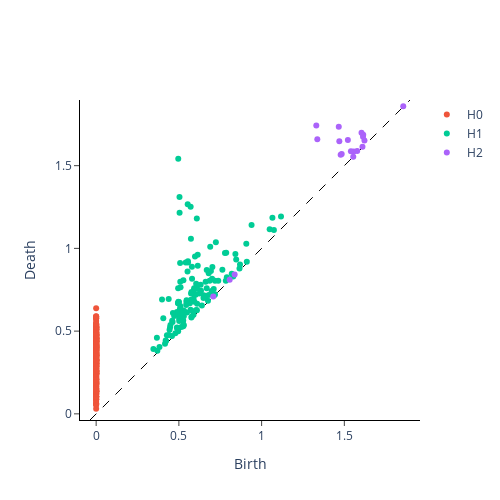

The notebook cell saved with this chart:
### Code cell
plot_diagram(diagrams_basic[-1])

### Figure 1 — Plotly figure (JSON) as saved in the notebook; plotly's stock layout.template omitted (floating-point values rounded to 4 significant figures; data arrays with more than 128 entries replaced by an {"elided": "..."} marker saying what was removed)
{"data": [{"hoverinfo": "none", "line": {"color": "black", "dash": "dash", "width": 1}, "mode": "lines", "showlegend": false, "x": [-0.03719, 1.897], "y": [-0.03719, 1.897], "type": "scatter"}, {"hoverinfo": "text", "hovertext": {"elided": "399 str values"}, "mode": "markers", "name": "H0", "x": {"elided": "399 float values"}, "y": {"elided": "399 float values"}, "type": "scatter"}, {"hoverinfo": "text", "hovertext": {"elided": "136 str values"}, "mode": "markers", "name": "H1", "x": {"elided": "136 float values"}, "y": {"elided": "136 float values"}, "type": "scatter"}, {"hoverinfo": "text", "hovertext": ["(1.8560322523117065, 1.8596446514129639)", "(1.6216157674789429, 1.6520929336547852)", "(1.6141374111175537, 1.686716079711914)", "(1.6128281354904175, 1.6743119955062866)", "(1.6095876693725586, 1.6146503686904907)", "(1.603825569152832, 1.6983747482299805)", "(1.5775736570358276, 1.5884307622909546)", "(1.5567915439605713, 1.5862326622009277)", "(1.5540335178375244, 1.5545525550842285)", "(1.539828896522522, 1.5874570608139038)", "(1.5212626457214355, 1.6553245782852173)", "(1.4839816093444824, 1.5697717666625977)", "(1.4777650833129883, 1.5654478073120117)", "(1.4697353839874268, 1.6476565599441528)", "(1.4663161039352417, 1.7355848550796509)", "(1.3366285562515259, 1.6589308977127075)", "(1.3304773569107056, 1.7430411577224731)", "(0.8370221257209778, 0.8416383266448975)", "(0.807068407535553, 0.8102142214775085)", "(0.7077691555023193, 0.7089197039604187)"], "mode": "markers", "name": "H2", "x": [1.856, 1.622, 1.614, 1.613, 1.61, 1.604, 1.578, 1.557, 1.554, 1.54, 1.521, 1.484, 1.478, 1.47, 1.466, 1.337, 1.33, 0.837, 0.8071, 0.7078], "y": [1.86, 1.652, 1.687, 1.674, 1.615, 1.698, 1.588, 1.586, 1.555, 1.587, 1.655, 1.57, 1.565, 1.648, 1.736, 1.659, 1.743, 0.8416, 0.8102, 0.7089], "type": "scatter"}], "layout": {"xaxis": {"title": {"text": "Birth"}, "side": "bottom", "type": "linear", "range": [-0.03719, 1.897], "autorange": false, "ticks": "outside", "showline": true, "zeroline": true, "linewidth": 1, "linecolor": "black", "mirror": false, "showexponent": "all", "exponentformat": "e"}, "yaxis": {"title": {"text": "Death"}, "side": "left", "type": "linear", "range": [-0.03719, 1.897], "autorange": false, "scaleanchor": "x", "scaleratio": 1, "ticks": "outside", "showline": true, "zeroline": true, "linewidth": 1, "linecolor": "black", "mirror": false, "showexponent": "all", "exponentformat": "e"}, "width": 500, "height": 500, "plot_bgcolor": "white"}}
